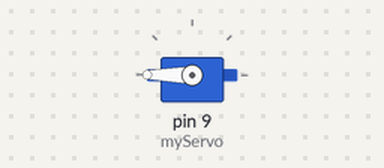
Recording of a sketch running on a simulated Arduino Uno, built with avr-gcc and run on an emulated ATmega328P. Parts: servo.

Above: at 0.05 s.
Timing chart, 0 to 4.6 s (numbered marks = the images above):
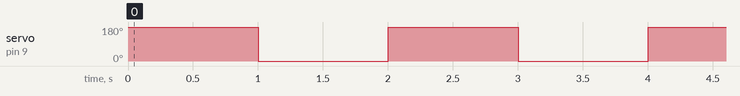

Measured:
- by itself, servo on pin 9 (myServo): alternates 180° for 1.0 s and 0° for 1.0 s

The sketch:

auto_trash_bin_ratation.ino
```cpp
#include <Servo.h>

Servo myServo;  // Create a servo object

int currentAngle = 0;
bool goingUp = true;

void setup() {
  myServo.attach(9);      // Attach the servo to pin 9
  myServo.write(0);       // Start at 0 degrees
}

void loop() {
  if (goingUp) {
    currentAngle = 180;
    goingUp = false;
  } else {
    currentAngle = 0;
    goingUp = true;
  }

  myServo.write(currentAngle);  // Move to target angle

  delay(1000);  // Wait for 1 minute (60000 milliseconds)
}
```
